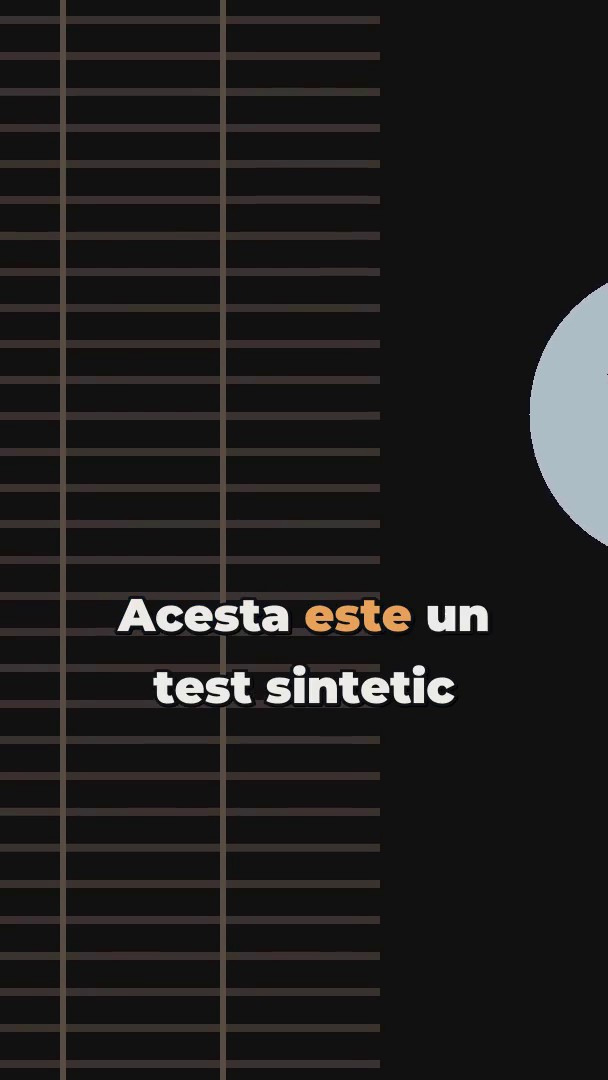
#> input picture examples/s59-shorts-frames/face-caption.jpg, 608 x 1080 px
$ python -i quality.py   (imports and definitions only)   (older library calls are emulated)
#> lines starting #> are read from the running program, lines starting #| are printed output that depends on the picture; after the words box and inside, x2 and y2 are one past the last pixel; in counts of white or black regions, pixels touching at a corner belong together
#!/usr/bin/env python3
# SPDX-License-Identifier: AGPL-3.0-or-later
"""Measure footage quality per segment and label each segment with a role.

Usage:
    python scripts/quality.py INPUT --workspace DIR
    python scripts/quality.py INPUT --workspace DIR --json
    python scripts/quality.py INPUT --workspace DIR --force --sample-fps 2 --width 320

INPUT is one video file or a folder scanned non-recursively for ``.mp4``,
``.mov`` and ``.m4v`` files. Sampled frames are measured for blur, exposure,
obstruction, frame difference and horizon; a matching ``motion/<stem>.json`` in
the workspace drives segmentation and carries the camera label and shake. Every
segment gets a role (move, hold, transition_in, transition_out, setup,
teardown, accidental) with a confidence and the measured defects. Labels only:
nothing is ever deleted, cut or trimmed here. Each clip becomes
``DIR/quality/<stem>.json``, validated against ``schemas/quality.schema.json``
and written atomically. Source files are read only.
"""

import argparse
import json
import math
import os
import sys
import time
from datetime import datetime, timezone
from pathlib import Path

import cv2
import numpy as np

from common.config import ConfigError, WHIP_MIN_HOLD_S, load_config, whip_min_hold_s
from common.excluded import filter_excluded, load_excluded
from common.exit_codes import EXIT_OK, EXIT_RUNTIME, EXIT_USAGE
from common.errors import report_error
from common.faces import (
    DEFAULT_MODEL_PATH,
    FacesError,
    detect_faces,
    ensure_model,
    face_stats,
    make_detector,
)
from common.intent import DELIBERATE_SHAKE_FACTOR, is_deliberate_move
from common.overlap import overlap_seconds
from common.schema import SchemaError, validate, validate_or_raise

VIDEO_EXTENSIONS = {".mp4", ".mov", ".m4v"}
ROTATION_LABELS = {"roll_cw", "roll_ccw", "pan_left", "pan_right"}
TRANSITION_LABELS = ROTATION_LABELS | {"complex_motion"}

FLAT_STD = 6.0
STATIC_DIFF = 3.0
FRAME_DIFF_STILL = 2.0
MIN_RUN_SECONDS = 0.5
HORIZON_MAX_ANGLE = 15.0
HORIZON_MIN_LENGTH_FRAC = 0.25
HORIZON_MIN_LONG_LINES = 3
HORIZON_MAD_MAX = 3.0

ACCIDENTAL_MIN_SECONDS = 2.0
OBSTRUCTION_ACCIDENTAL = 0.6
UNIFORM_REL = 0.2
DARK_LUMA = 25.0
BRIGHT_LUMA = 235.0
STATIC_DIFF_MEAN = 0.5
STATIC_REL = 0.25

ACCIDENTAL_RUN_SECONDS = 5.0
ACCIDENTAL_RUN_FRACTION = 0.7
ACCIDENTAL_SHAKE = 0.1
ACCIDENTAL_RUN_CONFIDENCE = 0.6
ACCIDENTAL_TAKE_CONFIDENCE = 0.65
UNSTABLE_STEADINESS = {"unsteady", "very_unsteady"}
STABLE_STEADINESS = {"no_shaking", "minimal_shaking"}

TRANSITION_MAX_SECONDS = 3.0
SETUP_MAX_SECONDS = 4.0
HOLD_MIN_SECONDS = 1.0
HOLD_CLEAN_REL = 0.5

BLUR_REL = 0.5
SHAKE_MIN = 0.03
SHAKE_FULL = 0.15
OBSTRUCTION_MIN = 0.25
HORIZON_MIN = 5.0
HORIZON_FULL = 15.0
HIGH_PCT = 5.0
LOW_PCT = 10.0
LUMA_LOW = 40.0
LUMA_HIGH = 200.0

FACE_CUT_VALUE = 0.2
MOVE_ROLES = {"move", "transition_in", "transition_out"}


class QualityError(RuntimeError):
    """Raised when a clip cannot be analysed."""


# [35 lines left out: function build_parser, not called in this run]


def _mean(values):
    return sum(values) / len(values) if values else 0.0


# [19 lines left out: functions _median, _dedup, not called in this run]


def _horizon_angle(gray):
    """Median signed roll of the frame's dominant long near-horizontal lines, or None.

    Positive means the right end of the line is higher on screen; 0 is level.
    Returns None when no dominant sea/sky line is found instead of guessing from
    arbitrary edges.
    """
    width = gray.shape[1]
    min_length = HORIZON_MIN_LENGTH_FRAC * width
    edges = cv2.Canny(gray, 50, 150)
    lines = cv2.HoughLinesP(
        edges,
        1,
        np.pi / 180,
        threshold=60,
        minLineLength=int(min_length),
        maxLineGap=20,
    )
    if lines is None:
        return None
    angles = []
    for x1, y1, x2, y2 in lines:
        if x1 > x2:
            x1, y1, x2, y2 = x2, y2, x1, y1
        dx = x2 - x1
        if dx == 0:
            continue
        if math.hypot(dx, y2 - y1) < min_length:
            continue
        angle = math.degrees(math.atan2(y1 - y2, dx))
        if abs(angle) > HORIZON_MAX_ANGLE:
            continue
        angles.append(angle)
    if len(angles) < HORIZON_MIN_LONG_LINES:
        return None
    median = float(np.median(angles))
    mad = float(np.median([abs(angle - median) for angle in angles]))
    if mad > HORIZON_MAD_MAX:
        return None
    return median


def measure_frame(gray, prev_gray=None):
    """Measure blur, exposure, obstruction, frame difference and horizon on one gray frame."""
    laplacian = float(cv2.Laplacian(gray, cv2.CV_64F).var())
    mean_luma = float(gray.mean())
    clip_high_pct = float((gray >= 250).mean() * 100.0)
    clip_low_pct = float((gray <= 5).mean() * 100.0)
    gray_float = gray.astype(np.float32)
    local_mean = cv2.blur(gray_float, (9, 9))
    local_sq = cv2.blur(gray_float * gray_float, (9, 9))
    local_std = np.sqrt(np.clip(local_sq - local_mean * local_mean, 0.0, None))
    flat = local_std < FLAT_STD
    if prev_gray is None:
        obstruction = 0.0
        frame_diff = 0.0
    else:
        diff = np.abs(gray_float - prev_gray.astype(np.float32))
        obstruction = float(np.mean(flat & (diff <= STATIC_DIFF)))
        frame_diff = float(diff.mean())
    horizon_deg = _horizon_angle(gray)
    return {
        "laplacian": laplacian,
        "mean_luma": mean_luma,
        "clip_high_pct": clip_high_pct,
        "clip_low_pct": clip_low_pct,
        "obstruction": obstruction,
        "frame_diff": frame_diff,
        "horizon_deg": horizon_deg,
    }


# [357 lines left out: functions aggregate_frames, segment_metrics, segment_horizon, _exposure_defect, build_defects, intent_evidence and 14 more, not called in this run]


def _window_shake(trajectory, start_s, end_s):
    values = [float(row.get("shake", 0.0)) for row in trajectory if start_s <= row["t"] < end_s]
    return _mean(values)


# [422 lines left out: functions _overlapping_move, _part, _facts, _drafts_to_parts, segments_from_motion, segments_from_frames and 9 more, not called in this run]


def _to_analysis_gray(frame, width):
    height, frame_width = frame.shape[:2]
    if frame_width != width:
        scaled_height = max(1, int(round(height * width / frame_width)))
        frame = cv2.resize(frame, (width, scaled_height), interpolation=cv2.INTER_AREA)
    return cv2.cvtColor(frame, cv2.COLOR_BGR2GRAY)


# [13 lines left out: function _load_motion, not called in this run]


def analyze_clip(path, motion_path=None, sample_fps=2.0, width=320, detector=None, min_hold_s=WHIP_MIN_HOLD_S):
    """Analyse one clip and return its full quality record."""
#> called with sample_fps = 2, width = 320, min_hold_s = 3
    path = Path(path)
    capture = cv2.VideoCapture(str(path))
    if not capture.isOpened():
        raise QualityError(f"cannot read video: {path}")
    try:
        fps_source = float(capture.get(cv2.CAP_PROP_FPS))
        if not fps_source or fps_source <= 0:
            raise QualityError(f"could not determine frame rate: {path}")
        frame_count = int(capture.get(cv2.CAP_PROP_FRAME_COUNT))
        duration_s = frame_count / fps_source if frame_count > 0 else 0.0
        step = max(1, int(round(fps_source / sample_fps)))
        effective_fps = fps_source / step
        frames = []
        prev_gray = None
        index = 0
        while True:
            if not capture.grab():
                break
            if index % step == 0:
                ok, frame = capture.retrieve()
#> frame is the input picture: shape (1080, 608, 3); mean B, G, R 29.4, 29.6, 31
#> ok = True
                if not ok:
                    break
                gray = _to_analysis_gray(frame, width)
                measurement = measure_frame(gray, prev_gray)
#> in measure_frame, `laplacian = float(cv2.Laplacian(gray, cv2.CV_64F).var())`: laplacian = 537.6
#> in measure_frame, `mean_luma = float(gray.mean())`: mean_luma = 30.04
#> in measure_frame, `clip_high_pct = float((gray >= 250).mean() * 100.0)`: clip_high_pct = 0
#> in measure_frame, `clip_low_pct = float((gray <= 5).mean() * 100.0)`: clip_low_pct = 0.00165
#> in measure_frame, `local_mean = cv2.blur(gray_float, (9, 9))`:
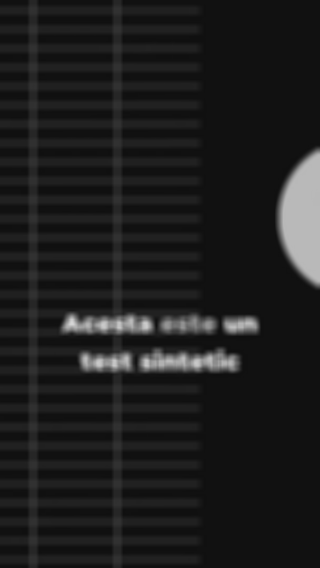
#> local_mean: shape (568, 320) float32; min 15.62, max 214.7, mean 30
#> in measure_frame, `local_sq = cv2.blur(gray_float * gray_float, (9, 9))`:
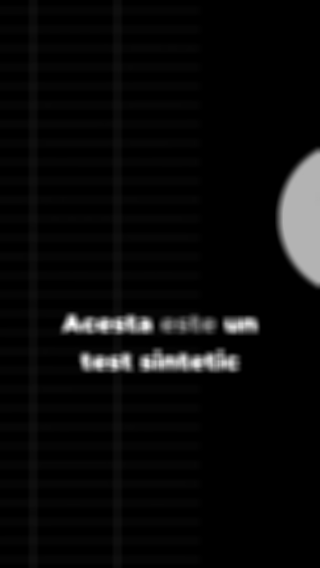
#> local_sq: shape (568, 320) float32; min 249.4, max 48632, mean 2262.3; drawn with min black and max white
#> in measure_frame, `local_std = np.sqrt(np.clip(local_sq - local_mean * local_mean, 0.0, N..`:
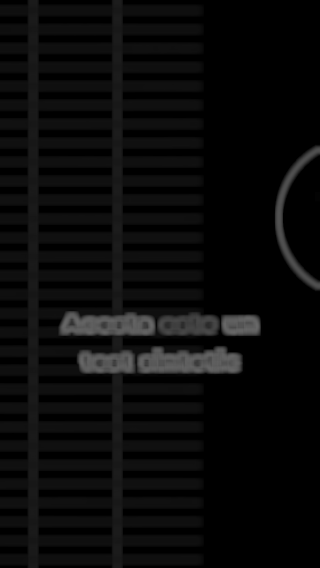
#> local_std: shape (568, 320) float32; min 0, max 104.8, mean 10.6
#> in measure_frame, `flat = local_std < FLAT_STD`:
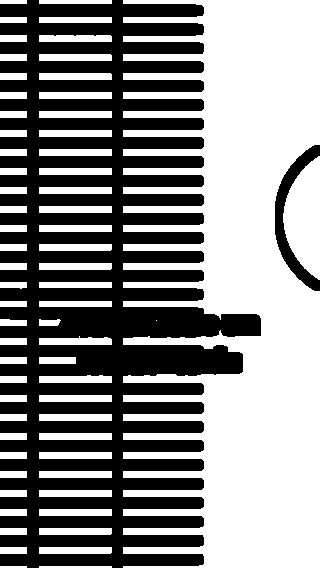
#> flat: shape (568, 320) bool; 53.7% white; 2 black regions, box (x1, y1, x2, y2) and area: (0, 0, 261, 568) 82327, (275, 145, 320, 291) 1814
#> in _horizon_angle, `edges = cv2.Canny(gray, 50, 150)`:
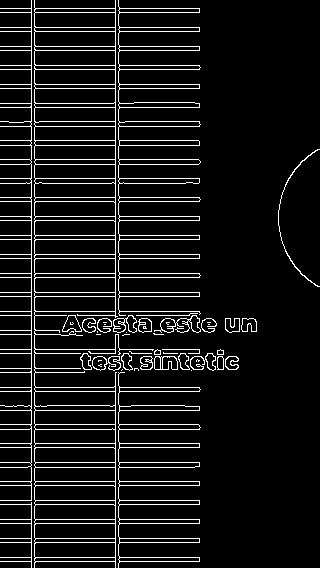
#> edges: shape (568, 320); 8.3% white in thin lines or dots
#> in _horizon_angle, `lines = cv2.HoughLinesP( edges, 1, np.pi / 180, threshold=60, minLineL..`: lines = 72 rows, first 6: [115, 567, 115, 0], [31, 567, 31, 0], [34, 567, 34, 0], [118, 567, 118, 0], [0, 31, 199, 31], [0, 349, 220, 349]
#> after the loop in _horizon_angle, `for x1, y1, x2, y2 in lines:`: angles = []
                measurement["t"] = index / fps_source
                if detector is not None:
                    measurement["faces"] = detect_faces(detector, frame)
                    measurement["frame_size"] = (frame.shape[1], frame.shape[0])
                frames.append(measurement)
                prev_gray = gray
            index += 1
    finally:
        capture.release()
    if duration_s <= 0 and frames:
        duration_s = frames[-1]["t"] + 1.0 / effective_fps
    clip_median_laplacian = _median([frame["laplacian"] for frame in frames])
    warnings = []
    motion_data, motion_file, motion_warning = _load_motion(motion_path)
    if motion_warning is not None:
        warnings.append(motion_warning)
    if motion_data is not None:
        parts = segments_from_motion(motion_data, duration_s, frames, clip_median_laplacian)
        trajectory = motion_data.get("trajectory") or []
    else:
        parts = segments_from_frames(frames, duration_s, effective_fps, clip_median_laplacian)
        trajectory = None
        warnings.append("no motion file; segments are coarse")
    segments = _merge_and_assemble(parts, frames, clip_median_laplacian, trajectory, duration_s)
    if detector is not None:
        frame_size = next(
            (frame["frame_size"] for frame in frames if "frame_size" in frame), (0, 0)
        )
        apply_face_stats(segments, frames, frame_size, 1.0 / effective_fps)
    apply_whip_rules(segments, min_hold_s)
    for segment in segments:
        if segment["end_s"] <= segment["start_s"]:
            raise QualityError(f"zero-length segment {segment['id']} in {path.name}")
    return {
        "file": path.name,
        "path": str(path.resolve()),
        "generated_at": datetime.now(timezone.utc).isoformat(),
        "duration_s": duration_s,
        "motion_file": motion_file,
        "segments": segments,
        "warnings": warnings,
    }


# [132 lines left out: functions find_clips, resolve_inputs, _output_is_valid, _atomic_write_json, _build_detector, _whip_min_hold_s and 2 more, not called in this run]


# [2 lines not run here, left out]

#> (the run stopped early here; a loop or call above may not have finished)

$ run again, on examples/s59-shorts-frames/split-caption.jpg
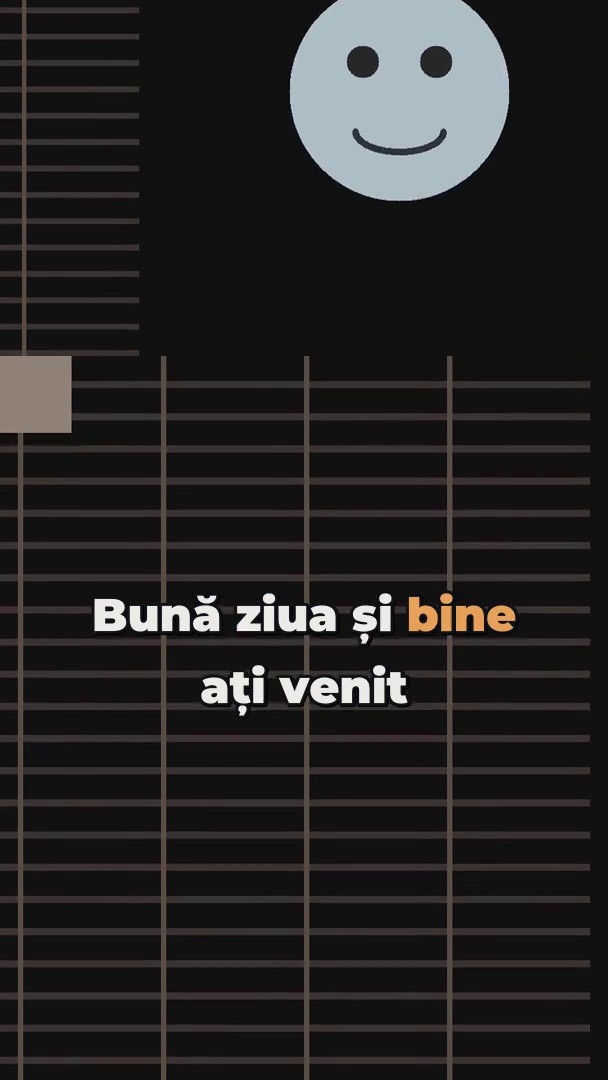
#> input picture examples/s59-shorts-frames/split-caption.jpg, 608 x 1080 px
#> in analyze_clip, frame is the input picture: shape (1080, 608, 3); mean B, G, R 36.6, 36.4, 37.9
#> ok = True
#> frame: shape (568, 320, 3)
#> laplacian = 607.8
#> mean_luma = 36.94
#> clip_high_pct = 0
#> clip_low_pct = 0.00385
#> in measure_frame, `flat = local_std < FLAT_STD`:
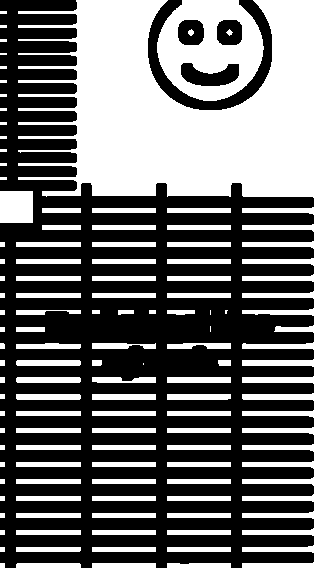
#> flat: shape (568, 320) bool; 42% white; 108 white regions (5 under 20 px), largest, box (x1, y1, x2, y2) and area: (18, 0, 320, 568) 48352, (157, 0, 264, 101) 6513, (0, 191, 33, 223) 1056
#> in _horizon_angle, `edges = cv2.Canny(gray, 50, 150)`:
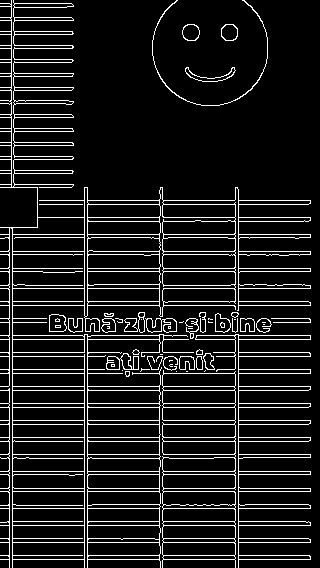
#> edges: shape (568, 320); 10.7% white in thin lines or dots
#> lines = 61 rows, first 6: [238, 567, 238, 189], [0, 386, 310, 386], [0, 491, 310, 491], [0, 403, 310, 403], [0, 288, 310, 288], [0, 542, 310, 542]
#> after the loop in _horizon_angle, `for x1, y1, x2, y2 in lines:`: angles = []
